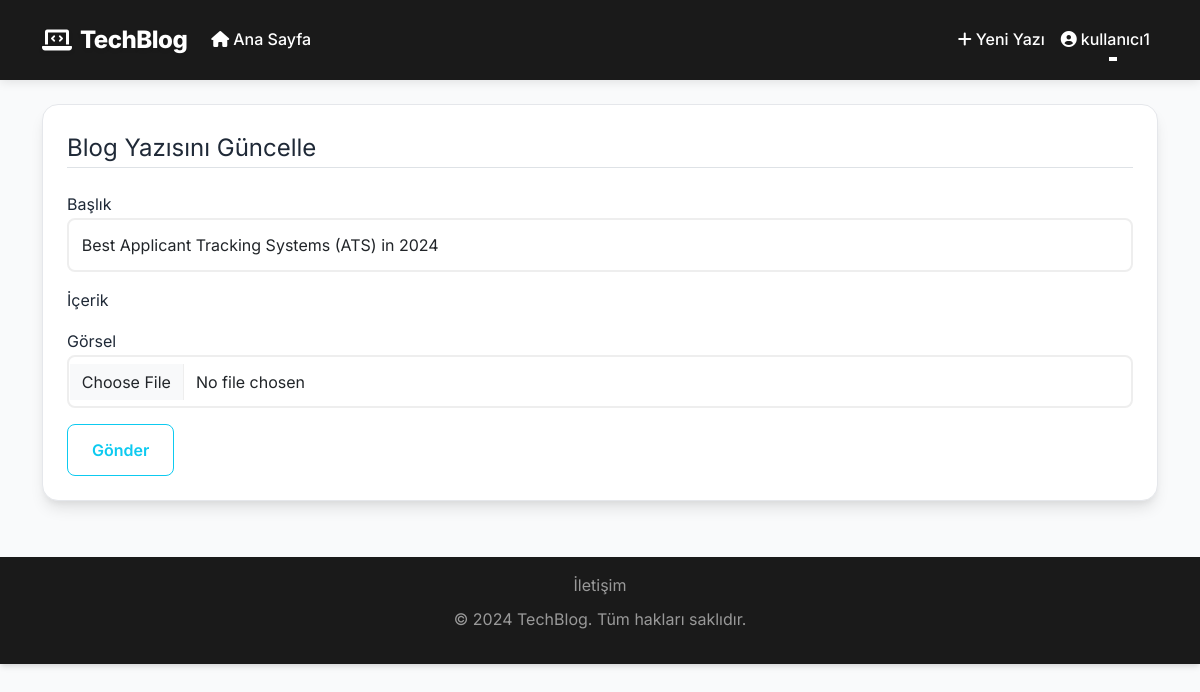
Page /post/3/update (signed in) on the committed database.
### blog/models.py (models this page shows, shortened)
class User(db.Model, UserMixin):
    id = db.Column(db.Integer, primary_key=True)
    username = db.Column(db.String(20), unique=True, nullable=False)
    email = db.Column(db.String(120), unique=True, nullable=False)
    password = db.Column(db.String(60), nullable=False)
    is_admin = db.Column(db.Boolean, default=False)
    bio = db.Column(db.Text, nullable=True)
    location = db.Column(db.String(100), nullable=True)
    website = db.Column(db.String(100), nullable=True)
    twitter = db.Column(db.String(100), nullable=True)
    instagram = db.Column(db.String(100), nullable=True)
    github = db.Column(db.String(100), nullable=True)
    join_date = db.Column(db.DateTime, nullable=False, default=datetime.utcnow)
    posts = db.relationship('Post', backref='author', lazy=True)
    likes = db.relationship('PostLike', backref='user', lazy=True)
    comments = db.relationship('Comment', backref='author', lazy=True)

class Post(db.Model):
    id = db.Column(db.Integer, primary_key=True)
    title = db.Column(db.String(100), nullable=False)
    date_posted = db.Column(db.DateTime, nullable=False, default=datetime.utcnow)
    content = db.Column(db.Text, nullable=False)
    image_file = db.Column(db.String(20), nullable=False, default='default_post.jpg')
    views = db.Column(db.Integer, default=0)
    user_id = db.Column(db.Integer, db.ForeignKey('user.id'), nullable=False)
    comments = db.relationship('Comment', backref='post', lazy=True, cascade='all, delete-orphan')
    likes = db.relationship('PostLike', backref='post', lazy=True, cascade='all, delete-orphan')

### blog/main.py (the view)
@main.route("/post/<int:post_id>/update", methods=['GET', 'POST'])
@login_required
def update_post(post_id):
    post = Post.query.get_or_404(post_id)
    if post.author != current_user:
        abort(403)
    form = PostForm()
    if form.validate_on_submit():
        if form.image.data:
            if post.image_file != 'default_post.jpg':
                old_image_path = os.path.join(current_app.root_path, 'static/post_images', post.image_file)
                if os.path.exists(old_image_path):
                    os.remove(old_image_path)
            image_file = save_post_image(form.image.data)
            post.image_file = image_file
        post.title = form.title.data
        post.content = form.content.data
        db.session.commit()
        flash('Blog yazınız güncellendi!', 'success')
        return redirect(url_for('main.post', post_id=post.id))
    elif request.method == 'GET':
        form.title.data = post.title
        form.content.data = post.content
    return render_template('create_post.html', title='Blog Yazısını Güncelle',
                         form=form, legend='Blog Yazısını Güncelle')

### blog/forms.py
class PostForm(FlaskForm):
    title = StringField('Başlık', validators=[DataRequired()])
    content = TextAreaField('İçerik', validators=[DataRequired()])
    image = FileField('Görsel', validators=[FileAllowed(['jpg', 'png', 'jpeg'], 'Sadece resim dosyaları yüklenebilir!')])
    submit = SubmitField('Gönder')

### blog/models.py (called while the page is built)
@login_manager.user_loader
def load_user(user_id):
    return User.query.get(int(user_id))

### blog/templates/create_post.html (shortened to what this page needs)
{% extends "layout.html" %}
{% block content %}
    <div class="content-section">
        <form method="POST" action="" enctype="multipart/form-data" id="post-form">
            <fieldset class="form-group">
                <legend class="border-bottom mb-4">{{ legend }}</legend>
                <div class="form-group mb-3">
                    {{ form.title.label(class="form-control-label") }}
                    {% if form.title.errors %}
                        {{ form.title(class="form-control is-invalid") }}
                        <div class="invalid-feedback">
                            {% for error in form.title.errors %}
                                <span>{{ error }}</span>
                            {% endfor %}
                        </div>
                    {% else %}
                        {{ form.title(class="form-control") }}
                    {% endif %}
                </div>
                <div class="form-group mb-3">
                    {{ form.content.label(class="form-control-label") }}
                </div>
                <div class="form-group mb-3">
                    {{ form.image.label(class="form-control-label") }}
                    {% if form.image.errors %}
                        {{ form.image(class="form-control is-invalid") }}
                        <div class="invalid-feedback">
                            {% for error in form.image.errors %}
                                <span>{{ error }}</span>
                            {% endfor %}
                        </div>
                    {% else %}
                        {{ form.image(class="form-control") }}
                    {% endif %}
                </div>
            </fieldset>
            <div class="form-group">
                <button type="button" class="btn btn-outline-info" onclick="submitForm()">{{ form.submit.label.text }}</button>
            </div>
        </form>
    </div>
{% endblock content %}

### blog/templates/layout.html (shortened to what this page needs)
<!DOCTYPE html>
<html lang="tr">
<head>
    <link rel="stylesheet" href="https://cdnjs.cloudflare.com/ajax/libs/font-awesome/6.0.0/css/all.min.css">
    <link href="https://cdn.jsdelivr.net/npm/bootstrap@5.3.0/dist/css/bootstrap.min.css" rel="stylesheet">
    <link href="https://cdn.quilljs.com/1.3.6/quill.snow.css" rel="stylesheet">
    <link rel="stylesheet" type="text/css" href="{{ url_for('static', filename='css/main.css') }}">
</head>
<body>
    <header class="site-header">
        <nav class="navbar navbar-expand-md navbar-dark fixed-top">
            <div class="container">
                <a class="navbar-brand d-flex align-items-center" href="{{ url_for('main.home') }}">
                    <i class="fas fa-laptop-code me-2"></i>
                    <span class="brand-text">TechBlog</span>
                </a>
                <div class="collapse navbar-collapse" id="navbarNav">
                    <ul class="navbar-nav me-auto">
                        <li class="nav-item">
                            <a class="nav-link" href="{{ url_for('main.home') }}">
                                <i class="fas fa-home me-1"></i>Ana Sayfa
                            </a>
                        </li>
                    </ul>
                    <ul class="navbar-nav">
                        {% if current_user.is_authenticated %}
                            <li class="nav-item">
                                <a class="nav-link" href="{{ url_for('main.new_post') }}">
                                    <i class="fas fa-plus me-1"></i>Yeni Yazı
                                </a>
                            </li>
                            <li class="nav-item dropdown">
                                <a class="nav-link dropdown-toggle" href="#" id="navbarDropdown" role="button" data-bs-toggle="dropdown">
                                    <i class="fas fa-user-circle me-1"></i>{{ current_user.username }}
                                </a>
                            </li>
                        {% endif %}
                    </ul>
                </div>
            </div>
        </nav>
    </header>
    <main role="main" class="container py-4">
        <div class="row">
            <div class="col-md-12">
                {% block content %}{% endblock %}
            </div>
        </div>
    </main>
    <footer class="footer mt-auto py-3 bg-dark">
        <div class="container text-center">
            <span class="text-muted">
                <a href="{{ url_for('main.contact') }}" class="text-muted text-decoration-none mx-2">İletişim</a>
            </span>
            <p class="text-muted mt-2">© 2024 TechBlog. Tüm hakları saklıdır.</p>
        </div>
    </footer>
</body>
</html>

### blog/static/css/main.css (style rules this page uses)
:root { --primary-color: #6366f1; --primary-hover: #4f46e5; --secondary-color: #ec4899; --text-color: #1f2937; --bg-color: #f9fafb; --card-bg: #ffffff; --border-color: #e5e7eb; --muted-text: #6b7280; --success-color: #10b981; --danger-color: #ef4444; --warning-color: #f59e0b; }
body { background: var(--bg-color); color: var(--text-color); margin-top: 5rem; font-family: 'Inter', sans-serif; line-height: 1.6; }
.bg-dark { background-color: #1a1a1a !important; box-shadow: 0 4px 6px -1px rgba(0, 0, 0, 0.1), 0 2px 4px -1px rgba(0, 0, 0, 0.06); }
.navbar { backdrop-filter: blur(8px); -webkit-backdrop-filter: blur(8px); padding: 1rem 0; }
.navbar-brand { font-size: 1.5rem; font-weight: 700; color: white !important; text-shadow: 0 2px 4px rgba(0, 0, 0, 0.1); transition: all 0.3s ease; }
.brand-text { font-weight: 800; letter-spacing: -0.5px; }
.nav-link { color: rgba(255, 255, 255, 0.9) !important; font-weight: 500; position: relative; padding: 0.5rem 1rem; transition: all 0.3s ease; }
.nav-link::after { content: ''; position: absolute; width: 0; height: 2px; bottom: 0; left: 50%; background-color: #fff; transition: all 0.3s ease; }
.content-section { background: var(--card-bg); padding: 1.5rem; border-radius: 1rem; box-shadow: 0 10px 15px -3px rgba(0, 0, 0, 0.1), 0 4px 6px -2px rgba(0, 0, 0, 0.05); margin-bottom: 2rem; border: 1px solid var(--border-color); transition: all 0.3s ease; }
.form-control { border: 2px solid #eee; border-radius: 8px; padding: 0.8rem; transition: all 0.3s ease; }
.btn { padding: 0.8rem 1.5rem; border-radius: 0.75rem; font-weight: 600; transition: all 0.3s ease; }
.btn-info, .btn-outline-info { border-radius: 8px; transition: all 0.3s ease; }
footer { background-color: #1a1a1a !important; color: #ffffff; padding: 2rem 0; margin-top: 3rem; }
footer p, footer .text-muted { color: #999999 !important; }

### blog/templates/layout.html (style rules this page uses)
.navbar { background-color: #1a1a1a !important; box-shadow: 0 2px 10px rgba(0,0,0,0.1); }
.navbar-brand, .nav-link { color: #ffffff !important; }
footer { background-color: #1a1a1a !important; color: #ffffff; padding: 2rem 0; margin-top: 3rem; }
footer a { color: #ffffff !important; text-decoration: none; transition: color 0.2s; }
footer p, footer .text-muted { color: #999999 !important; }

### rows in the picture
User: username "kullanıcı1"
Post: title "Best Applicant Tracking Systems (ATS) in 2024"

### other values in the picture
{{ legend }} "Blog Yazısını Güncelle"
